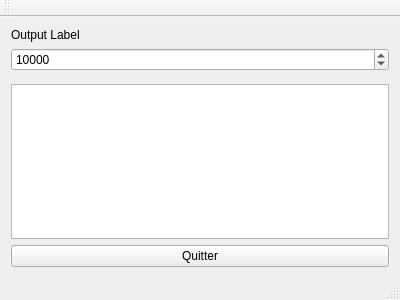
<?xml version="1.0" encoding="UTF-8"?>
<ui version="4.0">
 <class>ServerFrm</class>
 <widget class="QMainWindow" name="ServerFrm">
  <property name="geometry">
   <rect>
    <x>0</x>
    <y>0</y>
    <width>400</width>
    <height>300</height>
   </rect>
  </property>
  <property name="windowTitle">
   <string>ServerFrm</string>
  </property>
  <widget class="QWidget" name="centralWidget">
   <layout class="QVBoxLayout" name="verticalLayout">
    <item>
     <widget class="QLabel" name="outputLbl">
      <property name="text">
       <string>Output Label</string>
      </property>
     </widget>
    </item>
    <item>
     <widget class="QSpinBox" name="thresholdSpn">
      <property name="maximum">
       <number>200000</number>
      </property>
      <property name="value">
       <number>10000</number>
      </property>
     </widget>
    </item>
    <item>
     <spacer name="verticalSpacer">
      <property name="orientation">
       <enum>Qt::Vertical</enum>
      </property>
      <property name="sizeHint" stdset="0">
       <size>
        <width>20</width>
        <height>40</height>
       </size>
      </property>
     </spacer>
    </item>
    <item>
     <spacer name="verticalSpacer_2">
      <property name="orientation">
       <enum>Qt::Vertical</enum>
      </property>
      <property name="sizeHint" stdset="0">
       <size>
        <width>20</width>
        <height>40</height>
       </size>
      </property>
     </spacer>
    </item>
    <item>
     <widget class="QTextEdit" name="msgBox"/>
    </item>
    <item>
     <widget class="QPushButton" name="quitBtn">
      <property name="text">
       <string>Quitter</string>
      </property>
     </widget>
    </item>
   </layout>
  </widget>
  <widget class="QToolBar" name="mainToolBar">
   <attribute name="toolBarArea">
    <enum>TopToolBarArea</enum>
   </attribute>
   <attribute name="toolBarBreak">
    <bool>false</bool>
   </attribute>
  </widget>
  <widget class="QStatusBar" name="statusBar"/>
 </widget>
 <layoutdefault spacing="6" margin="11"/>
 <resources/>
 <connections/>
</ui>
